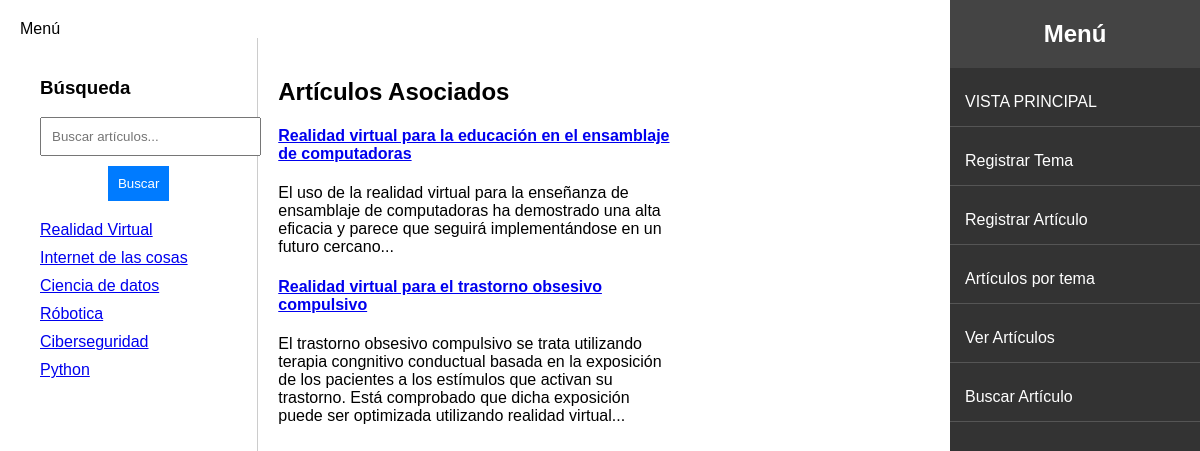
/articuloxTema/1/, run on the app's committed database.
### wikiApp/models.py (models this page shows, shortened)
class tema(models.Model):
    nombreTema = models.CharField(max_length=128, null=True, blank=True)
    descripcionTema = models.CharField(max_length=512, null=True, blank=True)

class Articulo(models.Model):
    tituloArticulo = models.CharField(max_length=128)
    contenidoArticulo = models.TextField(max_length=1024)
    tema = models.ForeignKey(tema, on_delete=models.CASCADE)  # Relación con el modelo Tema

### wikiApp/views.py (the view)
# urls.py: path('articuloxTema/<int:tema_id>/', views.articuloxTema, name='articuloxTema'),
def articuloxTema(request, tema_id=None):
    temas = tema.objects.all()
    articulos = Articulo.objects.filter(tema_id=tema_id) if tema_id else Articulo.objects.none()
    return render(request, 'articuloxTema.html', {
        'temasTotales': temas,
        'articulosFiltrados': articulos,
    })

### wikiApp/templates/articuloxTema.html (shortened to what this page needs)
{% extends "layout.html" %}
{% block h2 %}
    Menú
{% endblock %}
{% block contenido %}
<div class="container">
    <div class="top">
        <div class="left">
            <h3>Búsqueda</h3>
            <div class="search-bar">
                <form method="GET" action="{% url 'wikiApp:vistaBusqueda' %}">
                    <input type="text" name="query" placeholder="Buscar artículos..." style="width: 100%; padding: 10px;" required>
                    <button type="submit">Buscar</button>
                </form>
            </div>
            <ul id="tema-list">
                {% for temaInfo in temasTotales %}
                    <li>
                        <a href="{% url 'wikiApp:articuloxTema' tema_id=temaInfo.id %}" class="tema-link">
                            {{ temaInfo.nombreTema }}
                        </a>
                    </li>
                {% empty %}
                    <p>No hay temas registrados.</p>
                {% endfor %}
            </ul>
        </div>
        <div class="center">
            <h2>Artículos Asociados</h2>
            <ul id="articulo-list">
                {% for articulo in articulosFiltrados %}
                    <li>
                        <h4>
                            <a href="#"
                               onclick="showModal('{{ articulo.tituloArticulo }}', '{{ articulo.contenidoArticulo }}', '{{ articulo.tema.nombreTema }}')">
                                {{ articulo.tituloArticulo }}
                            </a>
                        </h4>
                        <p>{{ articulo.contenidoArticulo }}</p>
                    </li>
                {% empty %}
                    <p>No hay artículos asociados a este tema.</p>
                {% endfor %}
            </ul>
        </div>
        <div class="right">
        </div>
    </div>
</div>
{% endblock %}

### wikiApp/templates/layout.html (style rules this page uses)
body { font-family: Arial, sans-serif; margin: 0; padding: 0; display: flex; flex-direction: row-reverse; }

### wikiApp/templates/articuloxTema.html (style rules this page uses)
.container { display: flex; flex-direction: column; height: 100%; }
.top { display: flex; flex: 1; }
.left { flex: 1; border-right: 1px solid #ccc; padding: 20px; }
.center { flex: 2; padding: 20px; }
.right { flex: 1; padding: 20px; }
.search-bar { margin-bottom: 20px; }
ul { list-style: none; padding: 0; }
li { margin: 10px 0; }
button { display: block; margin: 10px auto; padding: 10px; background-color: #007BFF; color: white; border: none; cursor: pointer; }

### data on the page
tema: nombreTema "Realidad Virtual"
tema: nombreTema "Internet de las cosas"
tema: nombreTema "Ciencia de datos"
tema: nombreTema "Róbotica"
tema: nombreTema "Ciberseguridad"
tema: nombreTema "Python"
Articulo: tituloArticulo "Realidad virtual para la educación en el ensamblaje de computadoras", contenidoArticulo "El uso de la realidad virtual para la enseñanza de ensamblaje de computadoras ha demostrado una alta eficacia y parece que seguirá implementándose en un futuro cercano..."
Articulo: tituloArticulo "Realidad virtual para el trastorno obsesivo compulsivo", contenidoArticulo "El trastorno obsesivo compulsivo se trata utilizando terapia congnitivo conductual basada en la exposición de los pacientes a los estímulos que activan su trastorno. Está comprobado que dicha exposición puede ser optimizada utilizando realidad virtual..."
